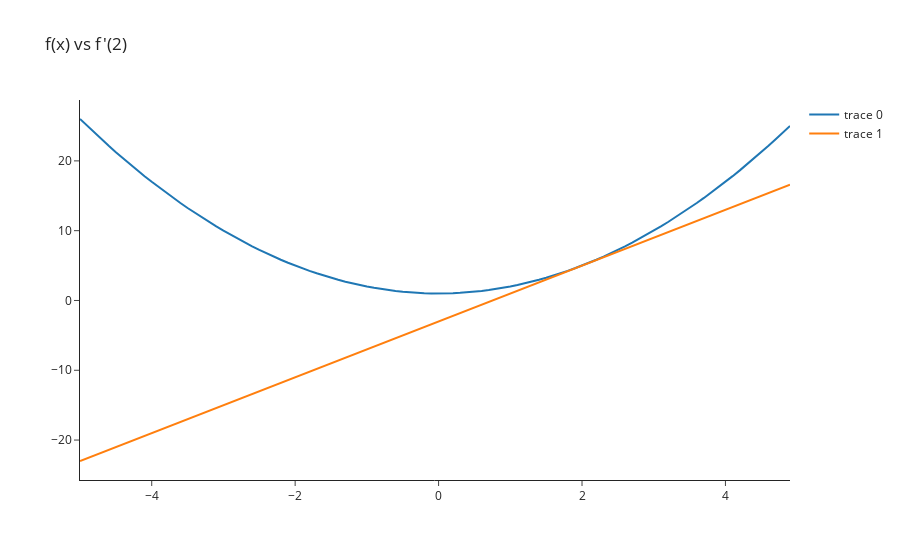

The notebook cell saved with this chart:
### Code cell
"""从两侧逼近，能得到更精确的导数
因为用双侧（中心差分）时，误差项中的一阶项相互抵消，只剩下二阶误差，精度比单侧逼近高一阶，所以近似效果更好。
"""
eps = 1e-5
slope = (f(2 + eps) - f(2 - eps)) / (2 * eps)
plot_function("f(x) vs f'(2)", f, fn2=tangent_line(slope, 2, f(2)))
